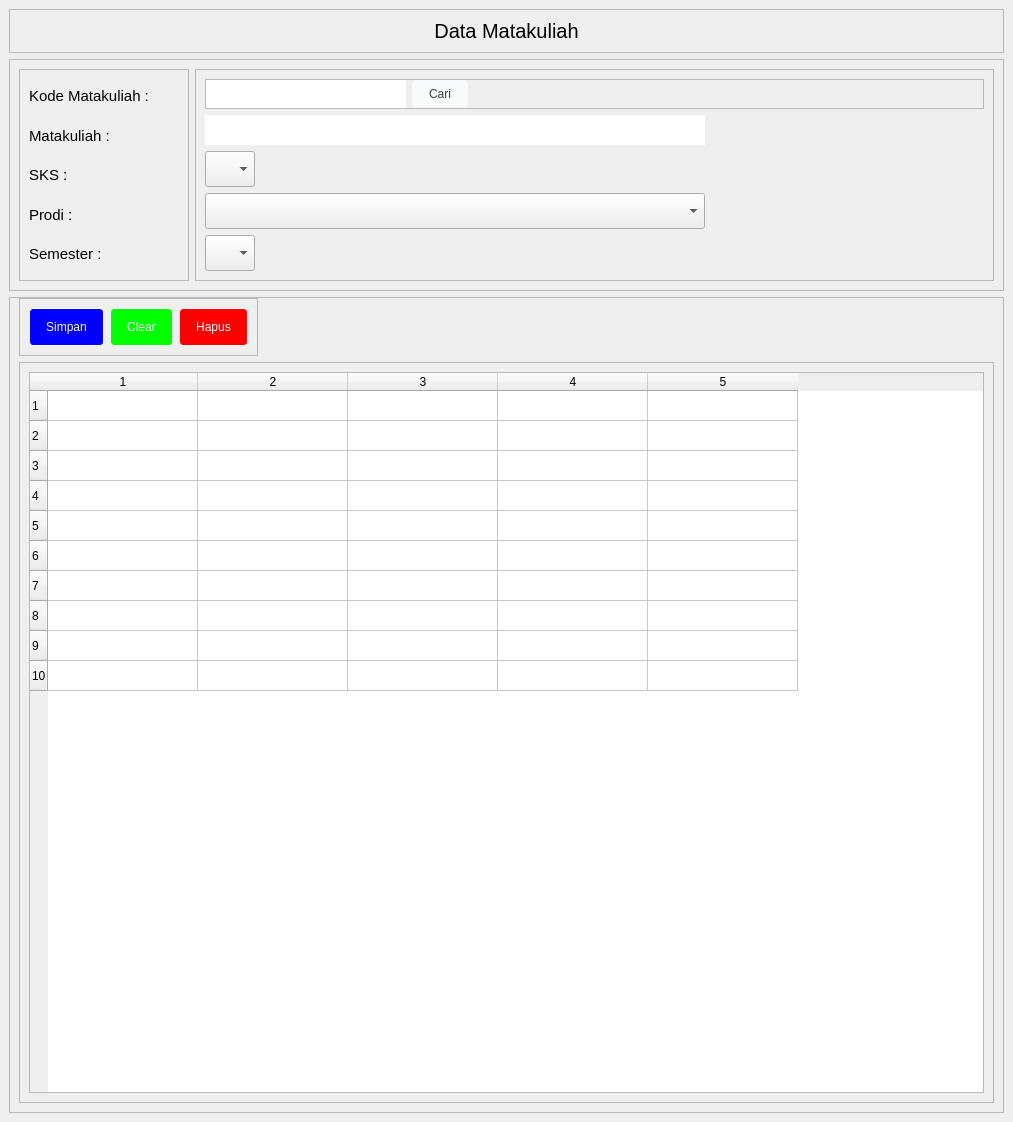
<?xml version="1.0" encoding="UTF-8"?>
<ui version="4.0">
 <class>MainWindow</class>
 <widget class="QMainWindow" name="MainWindow">
  <property name="geometry">
   <rect>
    <x>0</x>
    <y>0</y>
    <width>1013</width>
    <height>1122</height>
   </rect>
  </property>
  <property name="minimumSize">
   <size>
    <width>480</width>
    <height>0</height>
   </size>
  </property>
  <property name="windowTitle">
   <string>MainWindow</string>
  </property>
  <property name="styleSheet">
   <string notr="true">QScrollArea{
border: none;
}

QScrollBar:vertical {
	background-color:#fefefe;
	width:10px;
}
QScrollBar::handle:vertical {
	background-color: #808793;
	min-height: 30px;
	border-radius: 4px;
}
QScrollBar::handle:vertical:hover{	
	background-color:#a1a6af;
}

QScrollBar:horizontal {
	background-color:#fefefe;
	height:10px;
}
QScrollBar::handle:horizontal {
	background-color: #808793;
	min-height: 30px;
	border-radius: 4px;
}
QScrollBar::handle:horizontal:hover{	
	background-color:#a1a6af;
}

QLineEdit, QDateEdit {
	border: none;
}

QLineEdit,QComboBox {
height: 30px;
}

QPushButton {
  background-color: #f8f9fa;
  border: 1px solid #f8f9fa;
  border-radius: 4px;
  color: #3c4043;
  height: 36px;
  line-height: 27px;
  min-width: 10px;
  padding: 0 16px;
  text-align: center;
  white-space: pre;
}

QPushButton:hover {
  border-color: #4285f4;
  outline: none;
}

#btnSimpan{
	color: rgb(255, 255, 255);
	background-color: rgb(0, 0, 255);
}

#btnClear{
	color: rgb(255, 255, 255);
	background-color: rgb(0, 255, 0);
}

#btnHapus{
	color: rgb(255, 255, 255);
	background-color: rgb(255, 0, 0);
}</string>
  </property>
  <widget class="QWidget" name="centralwidget">
   <property name="sizePolicy">
    <sizepolicy hsizetype="Preferred" vsizetype="Preferred">
     <horstretch>0</horstretch>
     <verstretch>0</verstretch>
    </sizepolicy>
   </property>
   <property name="styleSheet">
    <string notr="true"/>
   </property>
   <layout class="QVBoxLayout" name="verticalLayout">
    <property name="spacing">
     <number>0</number>
    </property>
    <property name="leftMargin">
     <number>0</number>
    </property>
    <property name="topMargin">
     <number>0</number>
    </property>
    <property name="rightMargin">
     <number>0</number>
    </property>
    <property name="bottomMargin">
     <number>0</number>
    </property>
    <item>
     <widget class="QScrollArea" name="scrollArea">
      <property name="widgetResizable">
       <bool>true</bool>
      </property>
      <widget class="QWidget" name="scrollAreaWidgetContents">
       <property name="geometry">
        <rect>
         <x>0</x>
         <y>0</y>
         <width>1013</width>
         <height>1122</height>
        </rect>
       </property>
       <layout class="QVBoxLayout" name="verticalLayout_2">
        <item alignment="Qt::AlignTop">
         <widget class="QFrame" name="frame">
          <property name="frameShape">
           <enum>QFrame::StyledPanel</enum>
          </property>
          <property name="frameShadow">
           <enum>QFrame::Raised</enum>
          </property>
          <layout class="QVBoxLayout" name="verticalLayout_3">
           <item>
            <widget class="QLabel" name="label">
             <property name="font">
              <font>
               <pointsize>15</pointsize>
              </font>
             </property>
             <property name="text">
              <string>Data Matakuliah</string>
             </property>
             <property name="alignment">
              <set>Qt::AlignCenter</set>
             </property>
            </widget>
           </item>
          </layout>
         </widget>
        </item>
        <item>
         <widget class="QFrame" name="frame_2">
          <property name="sizePolicy">
           <sizepolicy hsizetype="Preferred" vsizetype="Preferred">
            <horstretch>0</horstretch>
            <verstretch>0</verstretch>
           </sizepolicy>
          </property>
          <property name="frameShape">
           <enum>QFrame::StyledPanel</enum>
          </property>
          <property name="frameShadow">
           <enum>QFrame::Raised</enum>
          </property>
          <layout class="QHBoxLayout" name="horizontalLayout">
           <item alignment="Qt::AlignLeft">
            <widget class="QFrame" name="frame_4">
             <property name="sizePolicy">
              <sizepolicy hsizetype="Expanding" vsizetype="Preferred">
               <horstretch>0</horstretch>
               <verstretch>0</verstretch>
              </sizepolicy>
             </property>
             <property name="minimumSize">
              <size>
               <width>170</width>
               <height>0</height>
              </size>
             </property>
             <property name="maximumSize">
              <size>
               <width>170</width>
               <height>16777215</height>
              </size>
             </property>
             <property name="font">
              <font>
               <family>Segoe UI Symbol</family>
               <pointsize>9</pointsize>
              </font>
             </property>
             <property name="frameShape">
              <enum>QFrame::StyledPanel</enum>
             </property>
             <property name="frameShadow">
              <enum>QFrame::Raised</enum>
             </property>
             <layout class="QVBoxLayout" name="verticalLayout_6">
              <item>
               <widget class="QLabel" name="label_2">
                <property name="font">
                 <font>
                  <pointsize>11</pointsize>
                 </font>
                </property>
                <property name="text">
                 <string>Kode Matakuliah :</string>
                </property>
               </widget>
              </item>
              <item>
               <widget class="QLabel" name="label_3">
                <property name="font">
                 <font>
                  <pointsize>11</pointsize>
                 </font>
                </property>
                <property name="text">
                 <string>Matakuliah :</string>
                </property>
               </widget>
              </item>
              <item>
               <widget class="QLabel" name="label_4">
                <property name="font">
                 <font>
                  <pointsize>11</pointsize>
                 </font>
                </property>
                <property name="text">
                 <string>SKS :</string>
                </property>
               </widget>
              </item>
              <item>
               <widget class="QLabel" name="label_5">
                <property name="font">
                 <font>
                  <pointsize>11</pointsize>
                 </font>
                </property>
                <property name="text">
                 <string>Prodi :</string>
                </property>
               </widget>
              </item>
              <item>
               <widget class="QLabel" name="label_6">
                <property name="font">
                 <font>
                  <pointsize>11</pointsize>
                 </font>
                </property>
                <property name="text">
                 <string>Semester :</string>
                </property>
               </widget>
              </item>
             </layout>
            </widget>
           </item>
           <item>
            <widget class="QFrame" name="frame_6">
             <property name="frameShape">
              <enum>QFrame::StyledPanel</enum>
             </property>
             <property name="frameShadow">
              <enum>QFrame::Raised</enum>
             </property>
             <layout class="QVBoxLayout" name="verticalLayout_7">
              <property name="spacing">
               <number>6</number>
              </property>
              <item>
               <widget class="QFrame" name="frame_7">
                <property name="sizePolicy">
                 <sizepolicy hsizetype="Preferred" vsizetype="Preferred">
                  <horstretch>0</horstretch>
                  <verstretch>0</verstretch>
                 </sizepolicy>
                </property>
                <property name="minimumSize">
                 <size>
                  <width>0</width>
                  <height>0</height>
                 </size>
                </property>
                <property name="maximumSize">
                 <size>
                  <width>16777215</width>
                  <height>30</height>
                 </size>
                </property>
                <property name="frameShape">
                 <enum>QFrame::StyledPanel</enum>
                </property>
                <property name="frameShadow">
                 <enum>QFrame::Raised</enum>
                </property>
                <layout class="QHBoxLayout" name="horizontalLayout_3">
                 <property name="leftMargin">
                  <number>0</number>
                 </property>
                 <property name="topMargin">
                  <number>0</number>
                 </property>
                 <property name="rightMargin">
                  <number>0</number>
                 </property>
                 <property name="bottomMargin">
                  <number>0</number>
                 </property>
                 <item>
                  <widget class="QLineEdit" name="txtKodeMatakuliah">
                   <property name="minimumSize">
                    <size>
                     <width>200</width>
                     <height>0</height>
                    </size>
                   </property>
                   <property name="maximumSize">
                    <size>
                     <width>200</width>
                     <height>16777215</height>
                    </size>
                   </property>
                   <property name="font">
                    <font>
                     <pointsize>12</pointsize>
                    </font>
                   </property>
                  </widget>
                 </item>
                 <item alignment="Qt::AlignLeft">
                  <widget class="QPushButton" name="btnCari">
                   <property name="minimumSize">
                    <size>
                     <width>44</width>
                     <height>10</height>
                    </size>
                   </property>
                   <property name="maximumSize">
                    <size>
                     <width>16777215</width>
                     <height>30</height>
                    </size>
                   </property>
                   <property name="text">
                    <string>Cari</string>
                   </property>
                  </widget>
                 </item>
                </layout>
               </widget>
              </item>
              <item>
               <widget class="QLineEdit" name="txtMatakuliah">
                <property name="minimumSize">
                 <size>
                  <width>300</width>
                  <height>0</height>
                 </size>
                </property>
                <property name="maximumSize">
                 <size>
                  <width>500</width>
                  <height>16777215</height>
                 </size>
                </property>
                <property name="font">
                 <font>
                  <pointsize>12</pointsize>
                 </font>
                </property>
               </widget>
              </item>
              <item>
               <widget class="QComboBox" name="cboSks">
                <property name="sizePolicy">
                 <sizepolicy hsizetype="Expanding" vsizetype="Fixed">
                  <horstretch>0</horstretch>
                  <verstretch>0</verstretch>
                 </sizepolicy>
                </property>
                <property name="minimumSize">
                 <size>
                  <width>50</width>
                  <height>0</height>
                 </size>
                </property>
                <property name="maximumSize">
                 <size>
                  <width>50</width>
                  <height>16777215</height>
                 </size>
                </property>
                <property name="font">
                 <font>
                  <pointsize>12</pointsize>
                 </font>
                </property>
                <item>
                 <property name="text">
                  <string/>
                 </property>
                </item>
                <item>
                 <property name="text">
                  <string>1</string>
                 </property>
                </item>
                <item>
                 <property name="text">
                  <string>2</string>
                 </property>
                </item>
                <item>
                 <property name="text">
                  <string>3</string>
                 </property>
                </item>
                <item>
                 <property name="text">
                  <string>4</string>
                 </property>
                </item>
                <item>
                 <property name="text">
                  <string>5</string>
                 </property>
                </item>
               </widget>
              </item>
              <item>
               <widget class="QComboBox" name="cboProdi">
                <property name="sizePolicy">
                 <sizepolicy hsizetype="Expanding" vsizetype="Fixed">
                  <horstretch>0</horstretch>
                  <verstretch>0</verstretch>
                 </sizepolicy>
                </property>
                <property name="minimumSize">
                 <size>
                  <width>300</width>
                  <height>0</height>
                 </size>
                </property>
                <property name="maximumSize">
                 <size>
                  <width>500</width>
                  <height>16777215</height>
                 </size>
                </property>
                <property name="font">
                 <font>
                  <pointsize>12</pointsize>
                 </font>
                </property>
                <item>
                 <property name="text">
                  <string/>
                 </property>
                </item>
               </widget>
              </item>
              <item>
               <widget class="QComboBox" name="cboSemester">
                <property name="sizePolicy">
                 <sizepolicy hsizetype="Expanding" vsizetype="Fixed">
                  <horstretch>0</horstretch>
                  <verstretch>0</verstretch>
                 </sizepolicy>
                </property>
                <property name="minimumSize">
                 <size>
                  <width>50</width>
                  <height>0</height>
                 </size>
                </property>
                <property name="maximumSize">
                 <size>
                  <width>50</width>
                  <height>16777215</height>
                 </size>
                </property>
                <property name="font">
                 <font>
                  <pointsize>12</pointsize>
                 </font>
                </property>
                <item>
                 <property name="text">
                  <string/>
                 </property>
                </item>
                <item>
                 <property name="text">
                  <string>1</string>
                 </property>
                </item>
                <item>
                 <property name="text">
                  <string>2</string>
                 </property>
                </item>
                <item>
                 <property name="text">
                  <string>3</string>
                 </property>
                </item>
                <item>
                 <property name="text">
                  <string>4</string>
                 </property>
                </item>
                <item>
                 <property name="text">
                  <string>5</string>
                 </property>
                </item>
                <item>
                 <property name="text">
                  <string>6</string>
                 </property>
                </item>
                <item>
                 <property name="text">
                  <string>7</string>
                 </property>
                </item>
                <item>
                 <property name="text">
                  <string>8</string>
                 </property>
                </item>
               </widget>
              </item>
             </layout>
            </widget>
           </item>
          </layout>
         </widget>
        </item>
        <item>
         <widget class="QFrame" name="frame_3">
          <property name="frameShape">
           <enum>QFrame::StyledPanel</enum>
          </property>
          <property name="frameShadow">
           <enum>QFrame::Raised</enum>
          </property>
          <layout class="QVBoxLayout" name="verticalLayout_4">
           <property name="topMargin">
            <number>0</number>
           </property>
           <item alignment="Qt::AlignLeft|Qt::AlignTop">
            <widget class="QFrame" name="frame_14">
             <property name="frameShape">
              <enum>QFrame::StyledPanel</enum>
             </property>
             <property name="frameShadow">
              <enum>QFrame::Raised</enum>
             </property>
             <layout class="QHBoxLayout" name="horizontalLayout_2">
              <item>
               <widget class="QPushButton" name="btnSimpan">
                <property name="minimumSize">
                 <size>
                  <width>44</width>
                  <height>0</height>
                 </size>
                </property>
                <property name="maximumSize">
                 <size>
                  <width>75</width>
                  <height>16777215</height>
                 </size>
                </property>
                <property name="text">
                 <string>Simpan</string>
                </property>
               </widget>
              </item>
              <item>
               <widget class="QPushButton" name="btnClear">
                <property name="minimumSize">
                 <size>
                  <width>44</width>
                  <height>0</height>
                 </size>
                </property>
                <property name="text">
                 <string>Clear</string>
                </property>
               </widget>
              </item>
              <item>
               <widget class="QPushButton" name="btnHapus">
                <property name="minimumSize">
                 <size>
                  <width>44</width>
                  <height>0</height>
                 </size>
                </property>
                <property name="text">
                 <string>Hapus</string>
                </property>
               </widget>
              </item>
             </layout>
            </widget>
           </item>
           <item>
            <widget class="QFrame" name="frame_5">
             <property name="frameShape">
              <enum>QFrame::StyledPanel</enum>
             </property>
             <property name="frameShadow">
              <enum>QFrame::Raised</enum>
             </property>
             <layout class="QVBoxLayout" name="verticalLayout_5">
              <item>
               <widget class="QTableWidget" name="gridMatakuliah">
                <property name="sizePolicy">
                 <sizepolicy hsizetype="Expanding" vsizetype="Expanding">
                  <horstretch>0</horstretch>
                  <verstretch>0</verstretch>
                 </sizepolicy>
                </property>
                <property name="minimumSize">
                 <size>
                  <width>700</width>
                  <height>500</height>
                 </size>
                </property>
                <property name="rowCount">
                 <number>10</number>
                </property>
                <property name="columnCount">
                 <number>5</number>
                </property>
                <attribute name="horizontalHeaderDefaultSectionSize">
                 <number>150</number>
                </attribute>
                <row/>
                <row/>
                <row/>
                <row/>
                <row/>
                <row/>
                <row/>
                <row/>
                <row/>
                <row/>
                <column/>
                <column/>
                <column/>
                <column/>
                <column/>
               </widget>
              </item>
             </layout>
            </widget>
           </item>
          </layout>
         </widget>
        </item>
       </layout>
      </widget>
     </widget>
    </item>
   </layout>
  </widget>
 </widget>
 <resources/>
 <connections/>
</ui>
